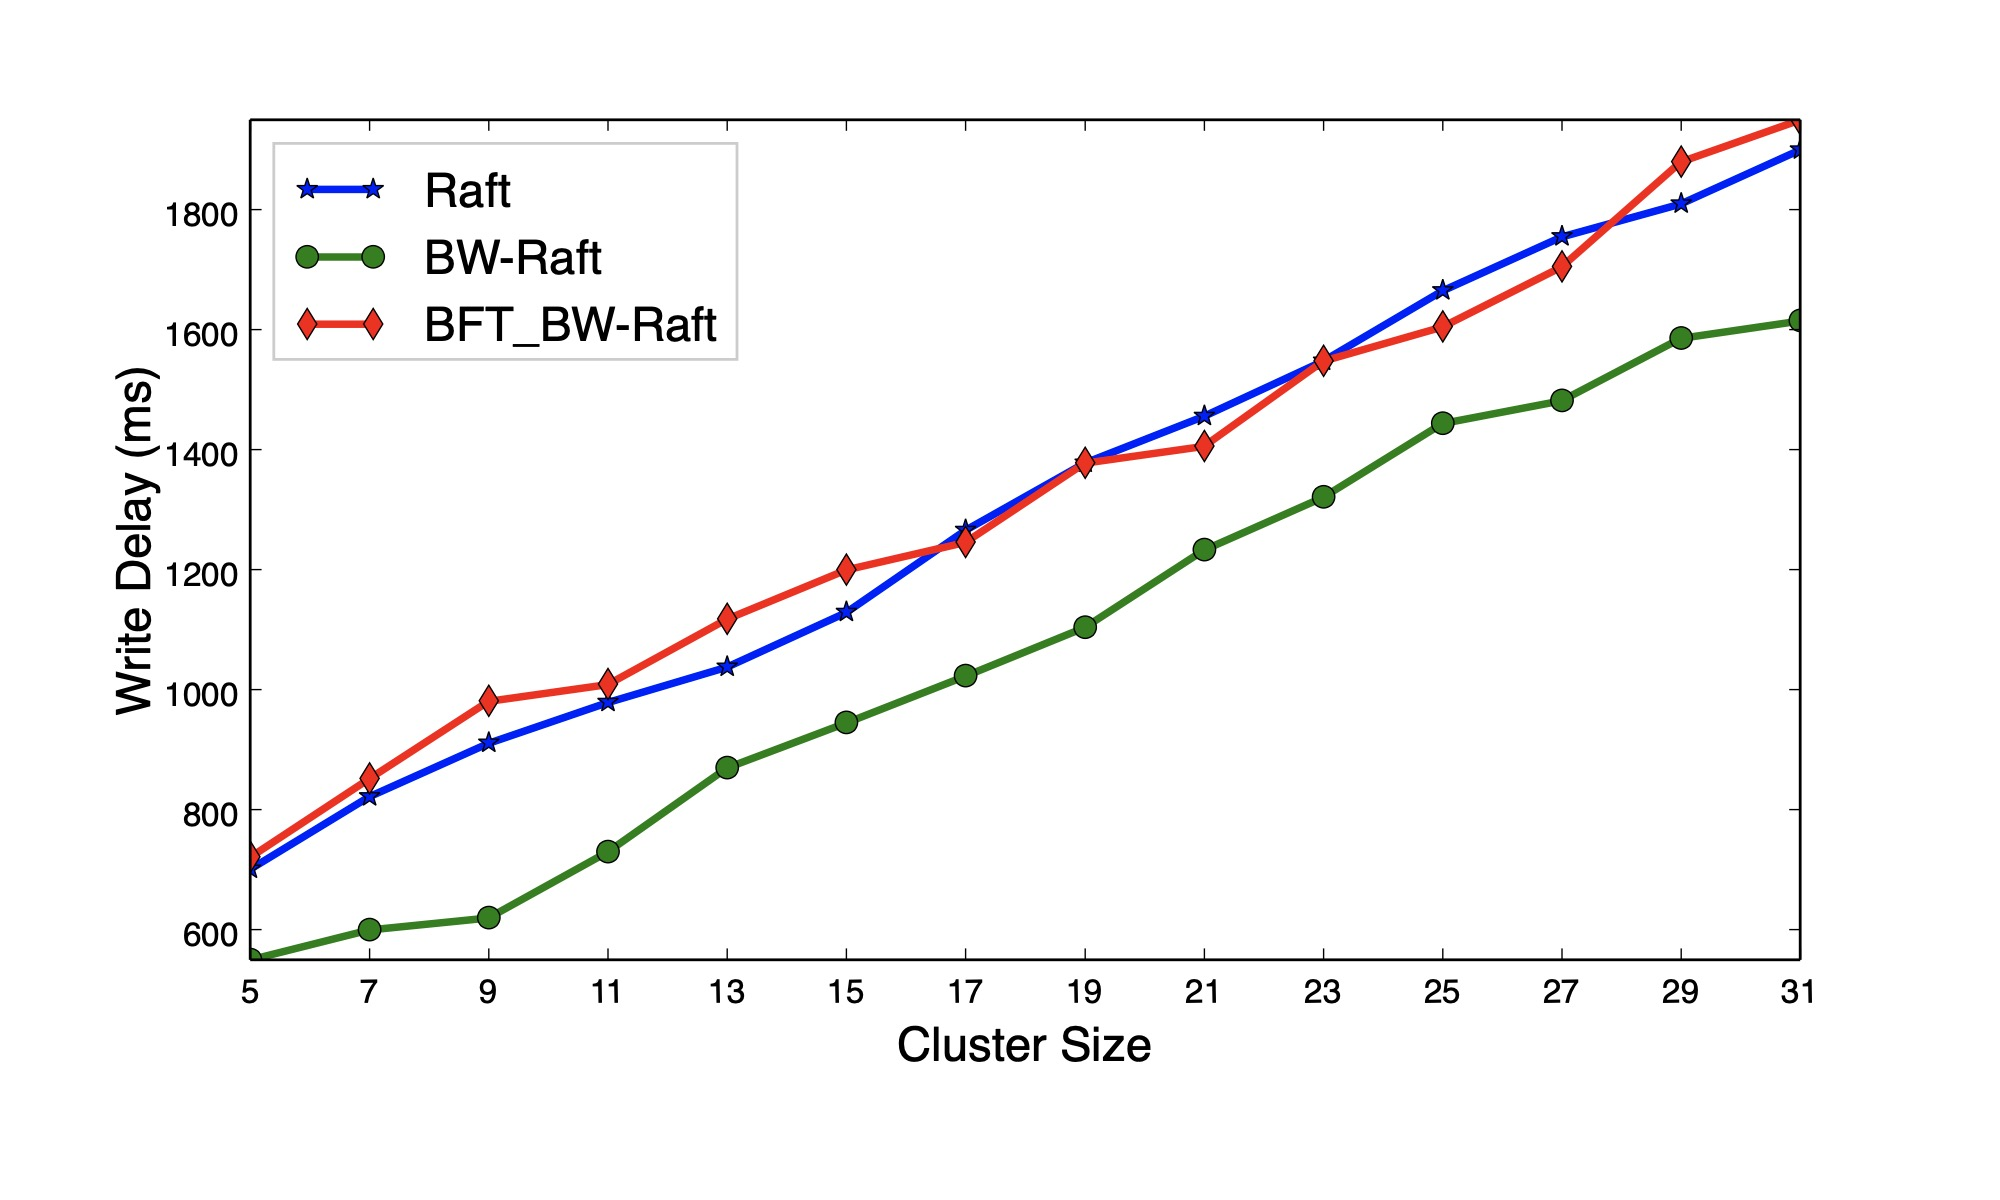

Source code (Python):
# -*- coding: utf-8 -*-
import matplotlib.pyplot as plt

x =  [5, 7, 9, 11, 13, 15, 17, 19, 21, 23, 25, 27, 29, 31 ]
x_ticks = [str(v) for v in list(x)]
y_Raft =  [701, 822, 911, 979, 1038,  1129,  1266, 1378, 1456, 1548, 1665, 1755, 1810, 1900]
y_BWRaft = [550, 600, 620, 730, 870, 945, 1023, 1104, 1233, 1321, 1444, 1482, 1586, 1615]
y_BFT_BWRaft = [721, 852, 981, 1009, 1118,  1200,  1246, 1378, 1406, 1548, 1605, 1705, 1880, 1950]

# plt.xlim(20, 260)  # 限定横轴的范围
# plt.ylim(350, 14000)  # 限定纵轴的范围

font1 = {'family': '',
'weight': 'normal',
'size': 17,
}

plt.figure(figsize=(10, 6), dpi=500)

plt.plot(x, y_Raft, marker='*', linewidth=2.7, ms=8, label='Raft',)
plt.plot(x, y_BWRaft, marker='o', linewidth=2.7, ms=8, label='BW-Raft')
plt.plot(x, y_BFT_BWRaft, marker='d', linewidth=2.7, ms=8, label='BFT_BW-Raft')

plt.legend(prop=font1, framealpha=0.2, loc='upper left')  # 让图例生效

plt.xticks(x, x_ticks, rotation=1)

plt.margins(0)
plt.subplots_adjust(bottom=0.2)
plt.xlabel("Cluster Size", font1)  # X轴标签
plt.ylabel("Write Delay (ms)", font1)  # Y轴标签
# plt.title("A simple plot") #标题
plt.savefig('./delay-write.jpg')


